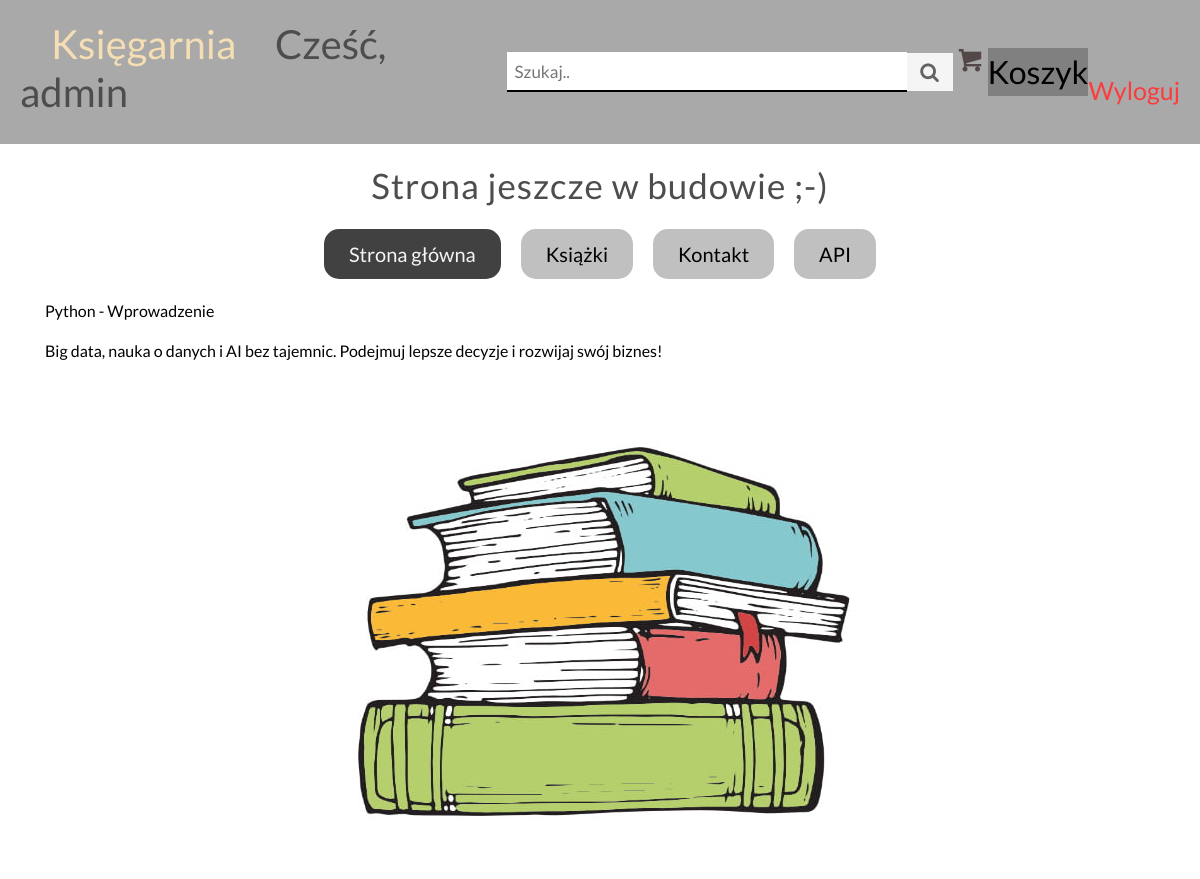
The app's page /kategoria/1/ (signed in), older data.
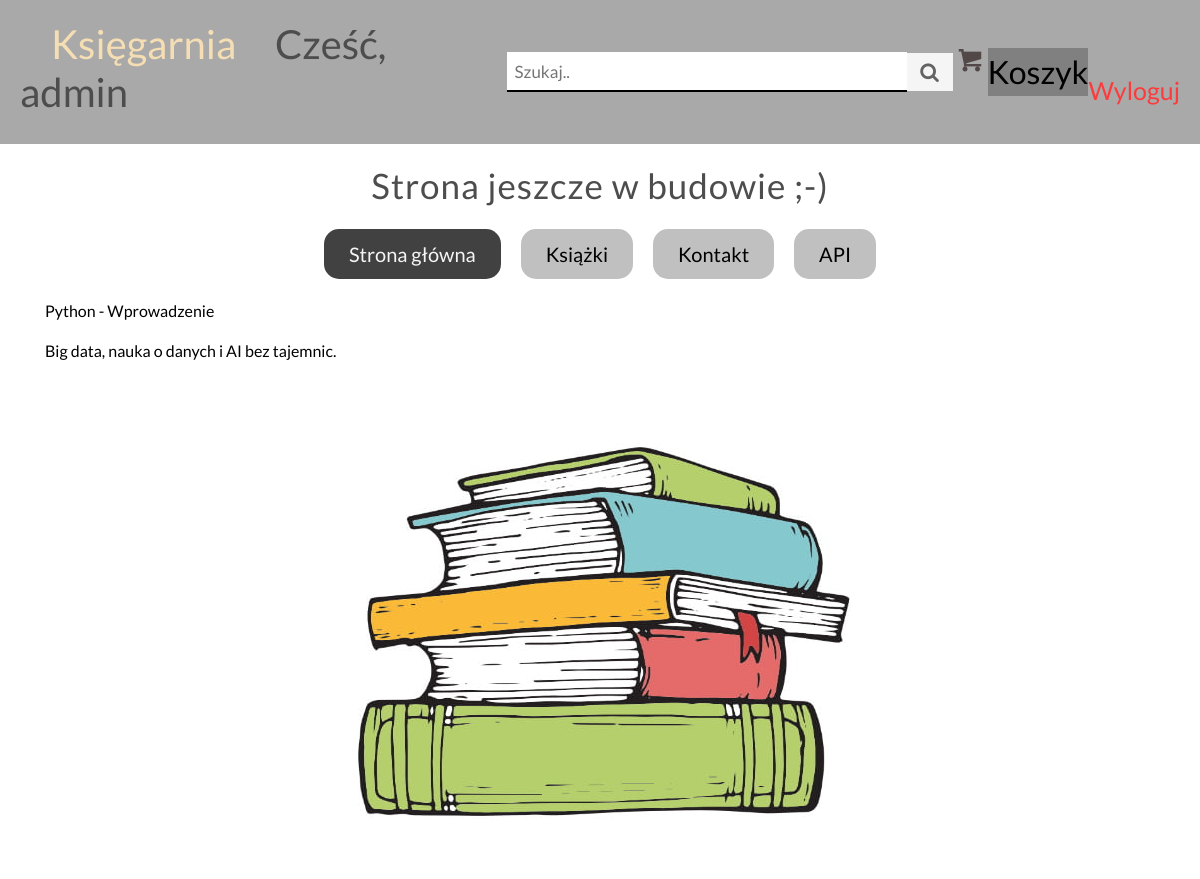
The same page, newer data.
### Books/models.py (models this page shows, shortened)
class Books(models.Model):
    category = models.ForeignKey(Category, on_delete=models.CASCADE, null=True, blank=True)
    title = models.CharField(max_length=100)
    author = models.CharField(max_length=100)
    ISBN = models.CharField(max_length=50)
    price = models.DecimalField(max_digits=12, decimal_places=2)
    image = models.ImageField(null=True, blank=True)
    class Meta:
        verbose_name = "Ksiażka"
        verbose_name_plural = "Ksiażki"

### Books/views.py (the view)
# urls.py: path('kategoria/<id>/', kategoria, name='kategoria'),
@login_required(login_url='login')
def kategoria(request, id):
    category_user = Category.objects.get(pk=id)
    category_book = Books.objects.filter(category_id=category_user)
    all_category = Category.objects.all()
    data = {'category_user': category_user,
            'ksiazki': category_book,
            'kategorie': all_category}
    return render(request, 'book_category.html', data)

### Books/templates/book_category.html (shortened to what this page needs)
{% extends 'template.html' %}
    {% block book %}
        {% if ksiazki %}
            {% for book in ksiazki %}
                <p><a href = "/ksiazka/{{ book.id }}/"> {{ book.title }}</a></p>
            {% endfor %}
        {% endif %}
    {% endblock book %}

### Books/templates/template.html (shortened to what this page needs)
{% load static %}
<!DOCTYPE html>
<html lang="pl">
<head>
	<link rel="stylesheet" href="https://stackpath.bootstrapcdn.com/bootstrap/4.4.1/css/bootstrap.min.css">
	<link href="{% static 'Books/css/fontello.css' %}" rel="stylesheet" type="text/css" />
	<link rel="stylesheet" href="{% static 'Books/style.css' %}">
</head>
<body>
	<header>
		<h1 class="header-title">
			<a href="/"><span style="color: wheat; font-size:40px">&nbsp &nbsp Księgarnia </span></a>
			<span id="hello-msg">&nbsp &nbsp Cześć, {{request.user}}</span>
		</h1>
		<div class="search-bar">
			<input type="text" class="search-bar-input" placeholder="Szukaj.." />
			<a href="#"> <span class="icon-search" style="color:rgb(100, 98, 98)"></a>
		</div>
			<a href="/cart">
				<div style="font-size: 25px; color: rgb(82, 72, 72)" class="icon-basket"><button>Koszyk</button></div>
			</a>
			<a href="{% url 'logout' %}"><span style="font-size: 25px; color: rgb(252, 60, 60)">&nbsp Wyloguj</span></a>
	</header>
	<div class="container">
		<aside class="categories">
			<h1 class="categories-title">Strona jeszcze w budowie ;-)</h1>
			<section class="categories-items">
				<a href="/"><button class="active">Strona główna</button></a>
					<a href="/books"> <button>Książki</button></a>
					<a href="/contact"><button>Kontakt</button></a>
					<a href="/api"><button>API</button></a>
			</section>
		</aside>
	{% block book %}       {% endblock book %}
	</div>
	<div class="mainphoto" style="text-align: center;">
		<img src="{% static 'Books/Grafika/photo1.jpg' %}" alt="Main Photo"/>
	</div>
</body>
</html>

### Books/static/Books/style.css (style rules this page uses)
* { padding:0; margin: 0; box-sizing: border-box; }
body { font-family: 'Lato', sans-serif; background-color: white; }
header { background-color: darkgrey; color: white; display: flex; padding: 20px; align-items: center; }
.mainphoto { text-align: center; }
.icon-search { background: whitesmoke; height: 100%; padding: 9px; display: flex; }
.search-bar { flex-grow: 1; margin-left: 10%; display: flex; align-items: center; }
.search-bar-input { min-width: 400px; font-size: 17px; padding-left: 8px; height: 100%; margin-left: 20%; margin: 0px; }
.icon-basket { display: flex; justify-content: end; font-size: 25px; width: 100%; }
h1,h2,h3,h4,h5,h6 { color:hsl(0, 0%, 30%); }
.categories { display: flex; flex-direction: column; align-items: center; margin: 20px 0px; gap: 15px; }
.categories-title { font-size: 35px; letter-spacing: 1px; }
.categories-items { display: flex; gap: 20px; flex-wrap: wrap; justify-content: center; }
.categories-items button { font-size: 20px; padding: 10px 25px; background: silver; border: none; border-radius: 15px; cursor: pointer; transition: all 0.4s ease-in-out; }
.categories-items button.active { background: rgb(65, 65, 65); color: whitesmoke; }
a { text-decoration: none; color: black; }
input { border: none; border-bottom: 2px solid black; font-size: 2rem; color: black; }
input, textarea { font-size: 1rem; margin: 1em; padding: .5em; }
button { font-size: 2rem; color: black; background: #808080; border: none; transition: all .4s ease-in-out; cursor: pointer; text-align: center; }

Row changes from the older to the newer data that the page shows:
changed Books: title "Big data, nauka o danych i AI bez tajemnic. Podejmuj lepsze decyzje i rozwijaj swój biznes!" → "Big data, nauka o danych i AI bez tajemnic."
